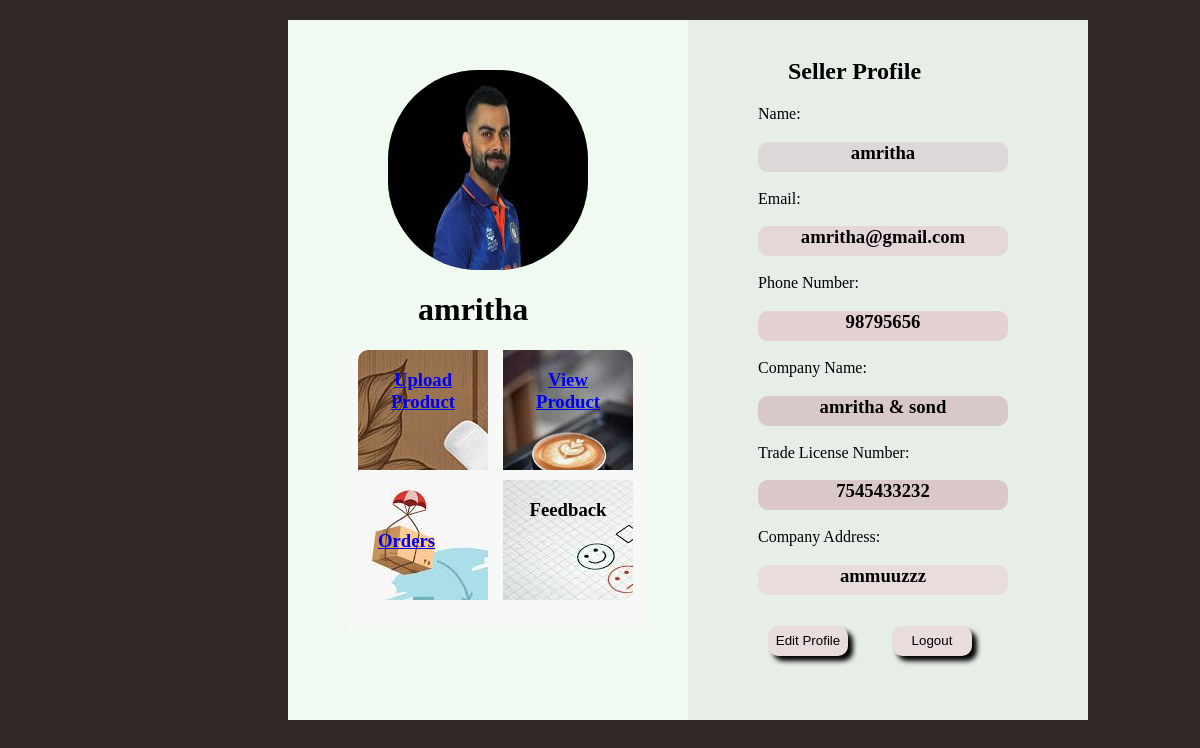
Page /ecommerceapp/prof/ (signed in) on the committed database.
### ecommerceapp/models.py (models this page shows, shortened)
class sregmodelview(models.Model):
    sname=models.CharField(max_length=50)
    email=models.EmailField()
    phone=models.IntegerField()
    cname=models.CharField(max_length=30)
    tl=models.CharField(max_length=30)
    caddress=models.CharField(max_length=50)
    username=models.CharField(max_length=50)
    password=models.CharField(max_length=30)
    imgup=models.FileField(upload_to='ecommerceapp/static')

### ecommerceapp/views.py (the view)
# urls.py: path('prof/',prof),
def prof(request):
    id1 = request.session['id2']
    bb = sregmodelview.objects.get(id=id1)
    img = str(bb.imgup).split('/')[-1]
    return render(request,'profileview1.html',{'data':bb,'img':img})

### ecommerceapp/templates/profileview1.html (shortened to what this page needs)
<!DOCTYPE html>
{% load static %}
<html lang="en">
<head>
</head>
<body>
    <div style="height: 700px;width: 800px ;background-color: rgb(227, 220, 220);margin-left: 280px;margin-top: 20px;">
        <div style="height: 700px;width: 400px;background-color: rgb(240, 250, 240);float: left;">
            <div style="height: 200px;width: 200px; background-color: rgb(90, 125, 90);border-radius: 90px;margin-left: 100px;margin-top: 50px;">
                <img src="/static/{{img}}" alt="" style="height: 200px;width: 200px;border-radius: 90px;">
            </div>
            <h1 style="margin-left: 130px;">{{data.sname}}</h1>
            <div style="height: 280px;width: 300px;background-color: rgb(247, 249, 247);margin-left: 60px;">
                <div style="height: 120px;width: 130px;background-color: rgb(235, 219, 219);float: left;margin-left: 10px;border-top-left-radius: 10px;" id="a">
                    <center>
                    <h3><a href="http://127.0.0.1:8000/ecommerceapp/productup/">Upload <br>Product</a></h3>
                    </center>
                </div>
                <div style="height: 120px;width: 130px;background-color: rgb(198, 200, 207);float: left;margin-left: 15px;border-top-right-radius: 10px;" id="b">
                    <center>
                        <h3><a href="http://127.0.0.1:8000/ecommerceapp/productview/">View <br>Product</a></h3>
                        </center>
                </div>
                <div style="height: 120px;width: 130px;background-color: rgb(211, 223, 200);float: left;margin-left: 10px;margin-top: 10px;border-bottom-left-radius: 10px;" id="c">
                        <h3 style="margin-top: 50px;margin-left: 20px;"><a href="http://127.0.0.1:8000/ecommerceapp/sellerorder/">Orders</a></h3>
                </div>
                <div style="height: 120px;width: 130px;background-color: rgb(211, 216, 217);float: left;margin-left: 15px;margin-top: 10px;border-bottom-right-radius: 10px;" id="d">
                    <center>
                        <h3>Feedback</h3>
                        </center>
                </div>
            </div>
        </div>
        <div style="height: 700px;width: 400px;background-color: rgb(231, 238, 231);float: left;"><br>
            <h2 style="margin-left: 100px;">Seller Profile</h2>
            <label for="" style="margin-left: 70px;">Name:</label>
            <div style="height: 30px;width: 250px;background-color: rgb(222, 215, 215);border-radius: 10px;margin-left: 70px;">
                <center>
                <h3>{{data.sname}}</h3>
                </center>
            </div><br>
            <label for="" style="margin-left: 70px;">Email:</label>
            <div style="height: 30px;width: 250px;background-color: rgb(229, 215, 215);border-radius: 10px;margin-left: 70px;">
                <center>
                <h3>{{data.email}}</h3>
                </center>
            </div><br>
            <label for="" style="margin-left: 70px;">Phone Number:</label>
            <div style="height: 30px;width: 250px;background-color: rgb(227, 209, 209);border-radius: 10px;margin-left: 70px;">
                <center>
                <h3>{{data.phone}}</h3>
                </center>
            </div><br>
            <label for="" style="margin-left: 70px;">Company Name:</label>
            <div style="height: 30px;width: 250px;background-color: rgb(216, 200, 200);border-radius: 10px;margin-left: 70px;">
                <center>
                <h3>{{data.cname}}</h3>
                </center>
            </div><br>
            <label for="" style="margin-left: 70px;">Trade License Number:</label>
            <div style="height: 30px;width: 250px;background-color: rgb(218, 199, 199);border-radius: 10px;margin-left: 70px;">
                <center>
                <h3>{{data.tl}}</h3>
                </center>
            </div><br>
            <label for="" style="margin-left: 70px;">Company Address:</label>
            <div style="height: 30px;width: 250px;background-color: rgb(233, 220, 220);border-radius: 10px;margin-left: 70px;">
               <center>
                <h3>{{data.caddress}}</h3>
               </center>
                 <a href="http://127.0.0.1:8000/ecommerceapp/edit/{{data.id}}"><button type="submit" style="margin-left: 10px; margin-top: 20px;height: 30px;width: 80px;border-radius: 10px;background-color: rgb(233, 220, 220);box-shadow: 5px 5px 5px black;border: none;">Edit Profile</button></a>
            <a href="http://127.0.0.1:8000/ecommerceapp/slog/"><button type="submit" style="margin-left: 40px; margin-top: 20px;height: 30px;width: 80px;border-radius: 10px;background-color: rgb(233, 220, 220);box-shadow: 5px 5px 5px black;border: none;">Logout</button></a>
            </div><br>
        </div>
    </div>
</body>
</html>

### rows in the picture
sregmodelview: sname "amritha", email "amritha@gmail.com", phone "98795656", cname "amritha & sond", tl "7545433232", caddress "ammuuzzz"
